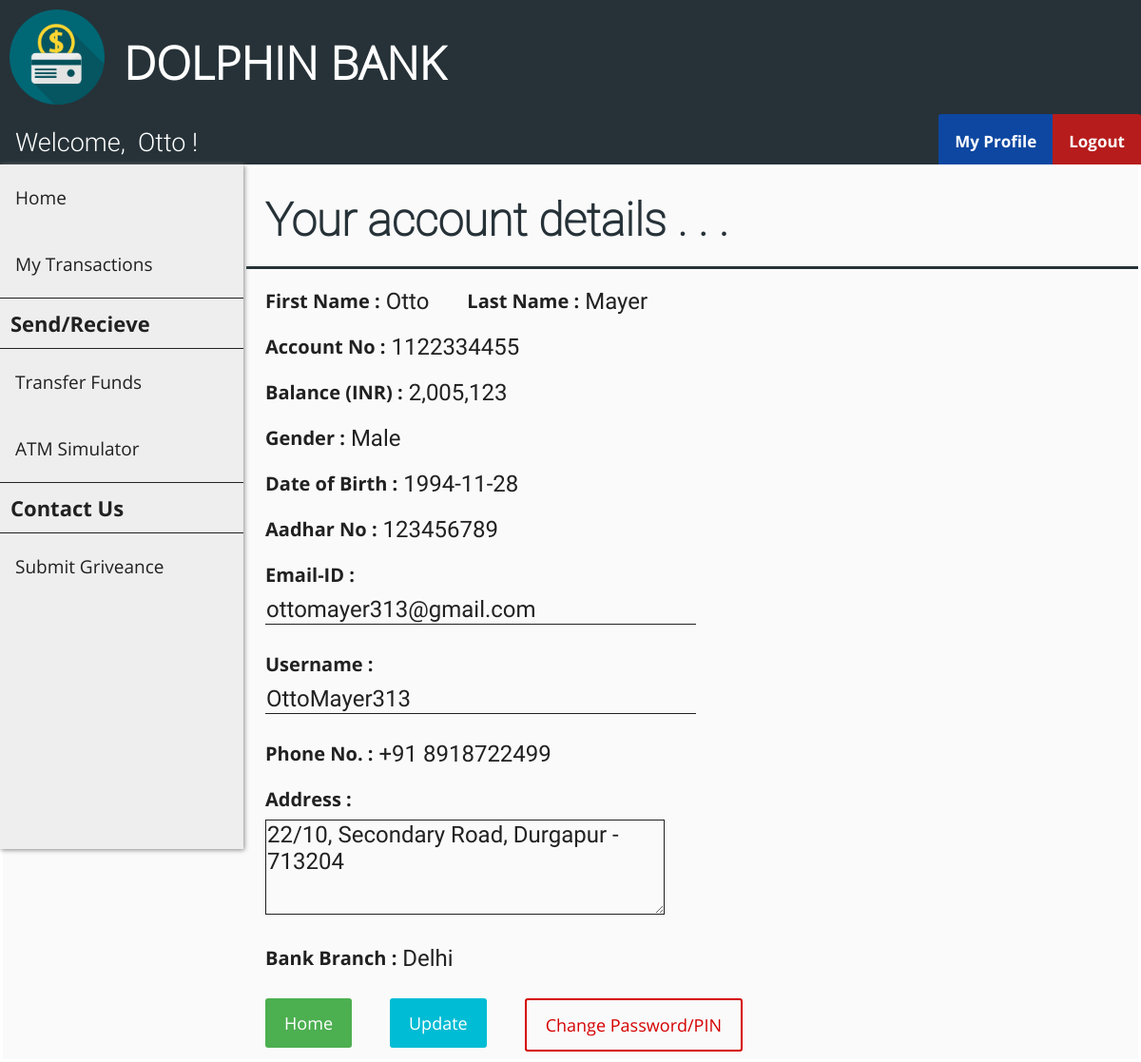
The app's page /net-banking/customer_profile.php (signed in) with its own data.
### tables this page shows
CREATE TABLE `customer` (
  `cust_id` int(11) NOT NULL AUTO_INCREMENT,
  `first_name` varchar(30) DEFAULT NULL,
  `last_name` varchar(30) DEFAULT NULL,
  `gender` varchar(10) DEFAULT NULL,
  `dob` date DEFAULT NULL,
  `aadhar_no` int(11) DEFAULT NULL,
  `email` varchar(30) DEFAULT NULL,
  `phone_no` varchar(20) DEFAULT NULL,
  `address` varchar(255) DEFAULT NULL,
  `branch` varchar(30) DEFAULT NULL,
  `account_no` int(11) DEFAULT NULL,
  `pin` int(4) DEFAULT NULL,
  `uname` varchar(30) DEFAULT NULL,
  `pwd` varchar(30) DEFAULT NULL,
  PRIMARY KEY (`cust_id`),
  UNIQUE KEY `aadhar_no` (`aadhar_no`),
  UNIQUE KEY `email` (`email`),
  UNIQUE KEY `phone_no` (`phone_no`),
  UNIQUE KEY `account_no` (`account_no`),
  UNIQUE KEY `uname` (`uname`)
);

CREATE TABLE `passbook1` (
  `trans_id` int(11) NOT NULL AUTO_INCREMENT,
  `trans_date` datetime DEFAULT NULL,
  `remarks` varchar(255) DEFAULT NULL,
  `debit` int(11) DEFAULT NULL,
  `credit` int(11) DEFAULT NULL,
  `balance` int(11) DEFAULT NULL,
  PRIMARY KEY (`trans_id`)
);

### net-banking/customer_profile.php (the view, shortened to what this page needs)
<?php
    include "connect.php";
    include "header.php";
    include "customer_navbar.php";
    include "customer_sidebar.php";
    $id = $_SESSION['loggedIn_cust_id'];
    $sql0 = "SELECT * FROM customer WHERE cust_id=".$id;
    $sql1 = "SELECT * FROM passbook".$id." WHERE trans_id=(
                    SELECT MAX(trans_id) FROM passbook".$id.")";
    $result0 = $conn->query($sql0);
    $result1 = $conn->query($sql1);
    if ($result0->num_rows > 0) {
        while($row = $result0->fetch_assoc()) {
            $fname = $row["first_name"];
            $lname = $row["last_name"];
            $gender = $row["gender"];
            $dob = $row["dob"];
            $aadhar = $row["aadhar_no"];
            $email = $row["email"];
            $phno = $row["phone_no"];
            $address = $row["address"];
            $branch = $row["branch"];
            $acno = $row["account_no"];
            $cus_uname = $row["uname"];
        }
    }
    if ($result1->num_rows > 0) {
        while($row = $result1->fetch_assoc()) {
            $balance = $row["balance"];
        }
    }
?>
<!DOCTYPE html>
<html>
<head>
    <link rel="stylesheet" href="customer_add_style.css">
</head>
<body>
    <form class="add_customer_form" action="customer_profile_action.php" method="post">
        <div class="flex-container-form_header">
            <h1 id="form_header">Your account details . . .</h1>
        </div>
        <div class="flex-container">
            <div class=container>
                <label>First Name : <label id="info_label"><?php echo $fname ?></label></label>
            </div>
            <div class=container>
                <label>Last Name : <label id="info_label"><?php echo $lname ?></label></label>
            </div>
        </div>
        <div class="flex-container">
            <div class=container>
                <label>Account No : <label id="info_label"><?php echo $acno ?></label></label>
            </div>
        </div>
        <div class="flex-container">
            <div class=container>
                <label>Balance (INR) : <label id="info_label"><?php echo number_format($balance) ?></label></label>
            </div>
        </div>
        <div class="flex-container">
            <div class=container>
                <label>Gender :
                    <label id="info_label">
                    <?php
                        if ($gender == "male") {echo "Male";}
                        elseif ($gender == "female") {echo "Female";}
                        else {echo "Others";}
                    ?>
            </div>
        </div>
        <div class="flex-container">
            <div class=container>
                <label>Date of Birth : <label id="info_label"><?php echo $dob ?></label></label>
            </div>
        </div>
        <div class="flex-container">
            <div class=container>
                <label>Aadhar No : <label id="info_label"><?php echo $aadhar ?></label></label>
            </div>
        </div>
        <div class="flex-container">
            <div class=container>
                <label>Email-ID :</label><br>
                <input name="email" size="30" type="text" value="<?php echo $email ?>" required />
            </div>
            <div class=container>
                <label>Username :</label><br>
                <input name="cus_uname" size="30" type="text" value="<?php echo $cus_uname ?>" required />
            </div>
        </div>
        <div class="flex-container">
            <div  class=container>
                <label>Phone No. : <label id="info_label"><?php echo $phno ?></label></label>
            </div>
        </div>
        <div class="flex-container">
            <div class=container>
                <label>Address :</label><br>
                <textarea name="address" required /><?php echo $address ?></textarea>
            </div>
        </div>
        <div class="flex-container">
            <div class=container>
                <label>Bank Branch :
                    <label id="info_label">
                        <?php
                            if ($branch == "delhi") {echo "Delhi";}
                            elseif ($branch == "newyork") {echo "New York";}
                            elseif ($branch == "paris") {echo "Paris";}
                            elseif ($branch == "riyadh") {echo "Riyadh";}
                            elseif ($branch == "moscow") {echo "Moscow";}
                        ?>
                    </label>
                </label>
            </div>
        </div>
        <div class="flex-container">
            <div class="container">
                <a href="/customer_home.php" class="button">Home</a>
            </div>
            <div class="container">
                <button type="submit">Update</button>
            </div>
            <div class="container">
                <a href="/pass_change.php" class="password-button">Change Password/PIN</a>
            </div>
        </div>
    </form>
</body>
</html>

### net-banking/customer_navbar.php (shortened to what this page needs)
<?php
    include "connect.php";
    if (isset($_SESSION['loggedIn_cust_id'])) {
        $sql0 = "SELECT * FROM customer WHERE cust_id=".$_SESSION['loggedIn_cust_id'];
        $result = $conn->query($sql0);
        $row = $result->fetch_assoc();
    }
?>
<!DOCTYPE html>
<html>
<head>
    <link rel="stylesheet" href="user_navbar_style.css">
</head>
<body>
    <div class="nav-wrapper">
        <div class="topnav" id="theTopNav">
            <a id="user">Welcome, &nbsp<?php echo $row["first_name"]; ?> !</a>
            <a id="logout" href="/logout_action.php" onclick="return confirm('Are you sure?')">Logout</a>
            <a id="profile" href="/customer_profile.php">My Profile</a>
        </div>
    </div>
</body>
</html>

### net-banking/header_style.css (style rules this page uses)
body { margin: 0; padding: 0; background-color: #FAFAFA; }
h1 { font-family: OpenSans-Light; color: white; font-size: 3rem; line-height: 3rem; margin-top: calc((1.5rem - 2rem) + 2.5rem); margin-bottom: 1.5rem; }

### net-banking/user_navbar_style.css (style rules this page uses)
.nav-wrapper { height: 53px; background: #333; }
.nav-wrapper .topnav { background-color: #263238; overflow: hidden; height: 53px; }
.topnav a[id="user"] { float: left; display: block; color: white; text-align: center; padding: 14px 16px; text-decoration: none; font-size: 27px; font-family: Roboto-Light; }
.topnav a[id="profile"] { float: right; display: block; color: white; text-align: center; padding: 17px 17px; text-decoration: none; font-size: 17px; font-family: OpenSans-Bold; background-color: #0D47A1; border-top-left-radius: 3px; }
.topnav a[id="logout"] { float: right; display: block; color: white; text-align: center; padding: 17px 17px; text-decoration: none; font-size: 17px; font-family: OpenSans-Bold; background-color: #b71c1c; border-top-right-radius: 3px; }

### net-banking/customer_add_style.css (style rules this page uses)
.flex-container { display: -webkit-flex; display: flex; margin-left: 256px; width: auto; height: auto; -webkit-flex-wrap: wrap; flex-wrap: wrap; background-color: #FAFAFA; }
.flex-container-form_header { display: -webkit-flex; display: flex; margin-left: 256px; width: auto; height: auto; background-color: #FAFAFA; border-bottom: 3px solid #263238; }
h1[id="form_header"] { margin-left: 20px; font-family: Roboto-Thin; color: #263238; }
form { border: 3px solid white; width: inherit; margin-left: 0px; }
label { display: block; float: left; color: #212121; font-family: OpenSans-Bold; font-size: 20px; }
label[id="info_label"] { display: block; float: right; margin-left: 6px; font-family: Roboto-Regular; color: #212121; font-size: 24px; }
input[type=text], input[type=password] { font-family: Roboto-Regular; color: #212121; font-size: 24px; width: auto; margin: 8px 0; padding: 1px 1px; border: 0; border-bottom: 1px solid #212121; box-sizing: border-box; background-color: transparent; }
.container { margin-top: 20px; margin-left: 20px; margin-right: 20px; float: left; display: inline-block; }
textarea { font-family: Roboto-Regular; color: #212121; font-size: 24px; height: 100px; width:35vw; max-width: 720px; min-width: 240px; margin: 8px 0; padding: 1px 1px; border: 0; border: 1px solid #212121; box-sizing: border-box; background-color: transparent; }
button { font-family: OpenSans-Regular; font-size: 18px; background-color: #00BCD4; color: white; padding: 14px 20px; margin: 8px 0; border: none; cursor: pointer; width: 100%; border-radius: 3px; }
.button { background-color: #4CAF50; border: none; color: white; font-family: OpenSans-Regular; font-size: 18px; padding: 14px 20px; margin: 8px 0; text-align: center; text-decoration: none; display: inline-block; border-radius: 3px; cursor: pointer; }
.password-button { background-color: transparent; color: #d50000; font-family: OpenSans-Regular; font-size: 18px; padding: 14px 20px; margin: 8px 0; text-align: center; text-decoration: none; display: inline-block; border-radius: 3px; border: 2px solid #d50000; cursor: pointer; }

### records on screen
customer: first_name "Otto", last_name "Mayer", account_no "1122334455", dob "1994-11-28", aadhar_no "123456789", email "ottomayer313@gmail.com", cus_uname "OttoMayer313", phone_no "+91 8918722499", address "22/10, Secondary Road, Durgapur - 713204"
passbook1: balance "2,005,123"
